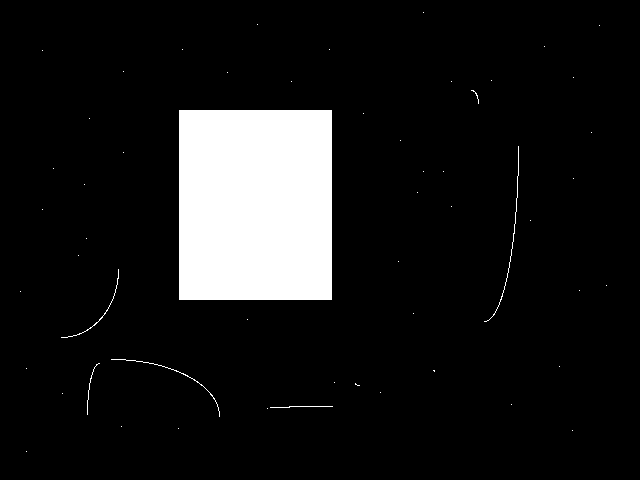
//> input picture d2/erosion.png, 640 x 480 px
$ ./erodil   (built with g++ and OpenCV 4)
//> lines starting //> are read from the running program, lines starting //| are printed output that depends on the picture; after the words box and inside, x2 and y2 are one past the last pixel; in counts of white or black regions, pixels touching at a corner belong together
#include"opencv2/highgui/highgui.hpp"
#include"opencv2/core/core.hpp"
#include"opencv2/imgproc/imgproc.hpp"
#include<iostream>
using namespace cv;
using namespace std;
int main()

{
Mat a=imread("erosion.png",0);
//> a: 480 rows x 640 cols, CV_8UC1; 9.7% white; 55 white regions (49 under 20 px), largest, box (x1, y1, x2, y2) and area: (179, 110, 332, 300) 29070, (484, 146, 519, 322) 183, (111, 359, 220, 417) 133, (61, 269, 119, 338) 102, (270, 406, 333, 408) 64, (87, 363, 100, 415) 55

//waitKey(2000); //0 for infinite
int i,j;


int k=50;

namedWindow("IMG1",WINDOW_NORMAL);
Mat d(a.rows,a.cols,CV_8UC1,Scalar(255));
Mat e(a.rows,a.cols,CV_8UC1,Scalar(255));
Mat f(a.rows,a.cols,CV_8UC1,Scalar(255));
createTrackbar("Threshhold","IMG1",&k,254);

	while(1)
	{


		for(i=0;i<a.rows;i++)
		{
			for(j=0;j<a.cols;j++)
			{
				if(a.at<uchar>(i,j)<k)
					d.at<uchar>(i,j)=0;
				else
					d.at<uchar>(i,j)=255;
	    	}
		}
		for(i=1;i<a.rows-1;i++)
		{
			for(j=1;j<a.cols-1;j++)
			{
                if(d.at<uchar>(i,j)==0||d.at<uchar>(i+1,j)==0||d.at<uchar>(i+1,j+1)==0||d.at<uchar>(i-1,j)==0||d.at<uchar>(i,j-1)==0||d.at<uchar>(i,j+1)==0||d.at<uchar>(i-1,j-1)==0||d.at<uchar>(i+1,j-1)==0||d.at<uchar>(i-1,j+1)==0)
				e.at<uchar>(i,j)=0;
				else
				e.at<uchar>(i,j)=255;
		    }
		}
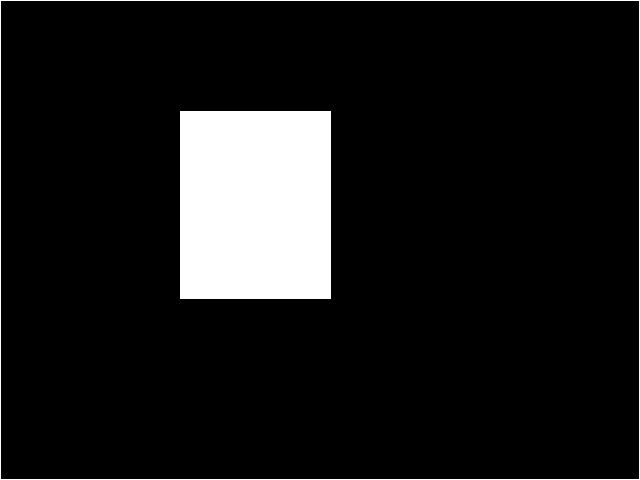
//> e: 480 rows x 640 cols, CV_8UC1; 10% white; 2 white regions, box (x1, y1, x2, y2) and area: (180, 111, 331, 299) 28388, (0, 0, 640, 480) 2236
		for(i=1;i<a.rows-1;i++)
		{
			for(j=1;j<a.cols-1;j++)
			{
                if(e.at<uchar>(i,j)==255||e.at<uchar>(i+1,j)==255||e.at<uchar>(i+1,j+1)==255||e.at<uchar>(i-1,j)==255||e.at<uchar>(i,j-1)==255||e.at<uchar>(i,j+1)==255||e.at<uchar>(i-1,j-1)==255||e.at<uchar>(i+1,j-1)==255||e.at<uchar>(i-1,j+1)==255)
				f.at<uchar>(i,j)=255;
				else
				f.at<uchar>(i,j)=0;
		    }
		}
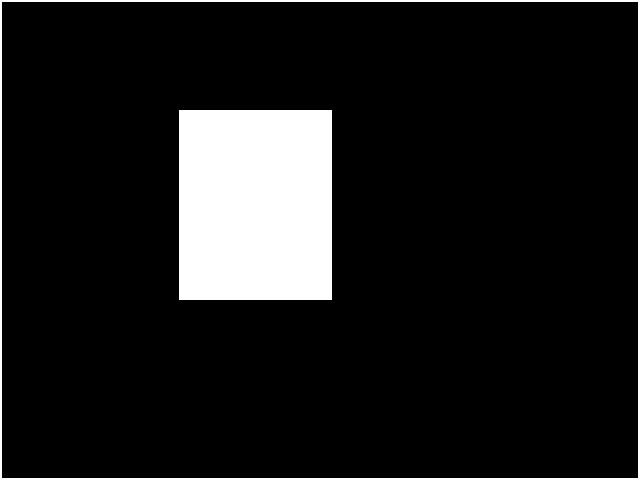
//> f: 480 rows x 640 cols, CV_8UC1; 10.9% white; 2 white regions, box (x1, y1, x2, y2) and area: (179, 110, 332, 300) 29070, (0, 0, 640, 480) 4464


		imshow("IMG1",f);
		imshow("IMG2",a);
		waitKey(10);
	}
	waitKey(0);
}

$ run again, with d2/fruits.png copied over d2/erosion.png
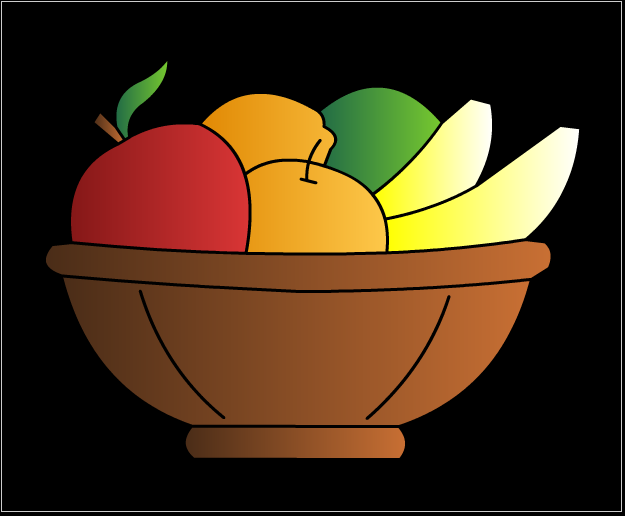
//> input picture d2/fruits.png, 625 x 516 px
//> after the loop `for(i=0;i<a.rows;i++)`:
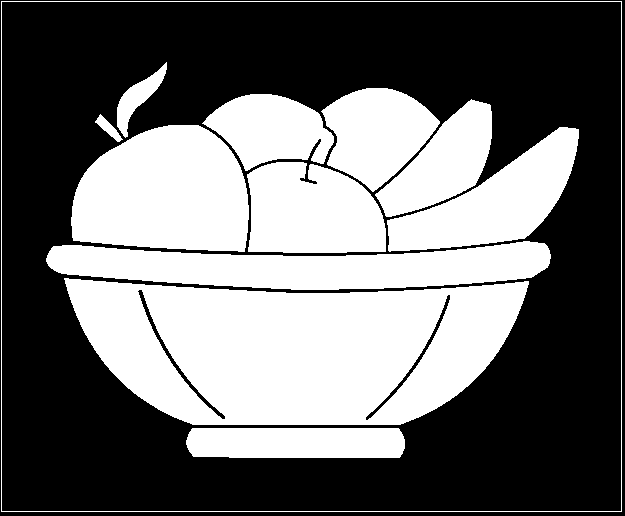
//> d: 516 rows x 625 cols, CV_8UC1; 42.9% white; 12 white regions, largest, box (x1, y1, x2, y2) and area: (64, 278, 529, 425) 50812, (71, 125, 249, 252) 18186, (46, 241, 551, 290) 16377
//> after the loop `for(i=1;i<a.rows-1;i++)`:
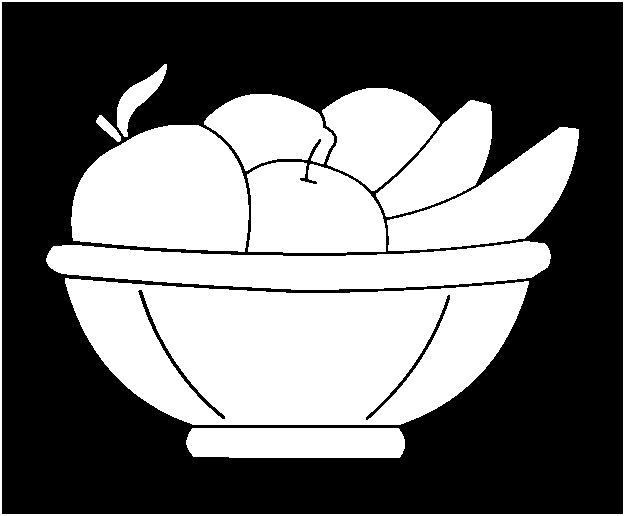
//> f: 516 rows x 625 cols, CV_8UC1; 43.6% white; 12 white regions, largest, box (x1, y1, x2, y2) and area: (65, 278, 529, 425) 50810, (71, 125, 249, 252) 18186, (46, 241, 551, 290) 16377
